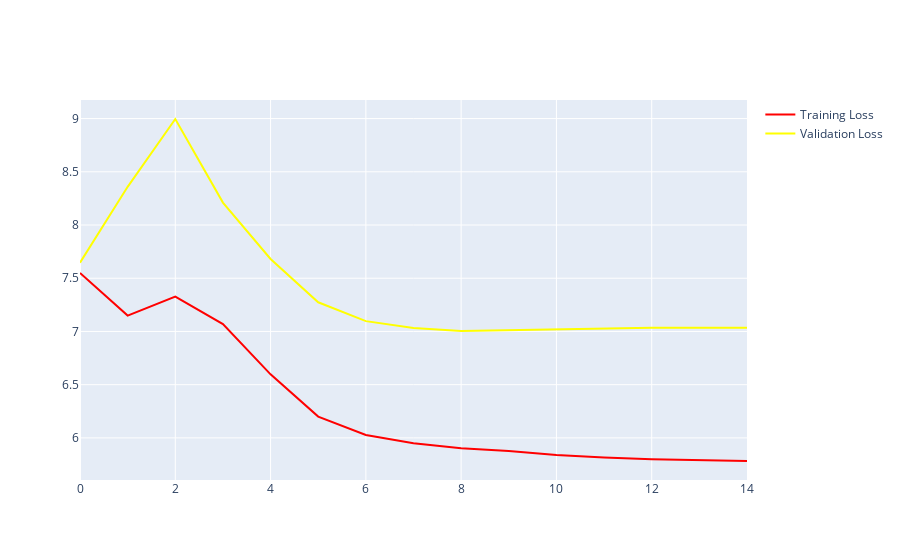

Write notebook code for a chart like this one.
### Markdown cell above
# Part 8.0 : Train/Val Loss Plot

### Code cell
training_curve = go.Scatter(
  x = torch.arange(n_epochs),
  y = TRAIN_LOSS,
  mode = 'lines',
  line = dict(color='red'),
  name = 'Training Loss'
)

valid_curve = go.Scatter(
  x = torch.arange(n_epochs),
  y = VAL_LOSS,
  mode = 'lines',
  line = dict(color='yellow'),
  name = 'Validation Loss'
)

figure = go.Figure(data=[training_curve,valid_curve])
figure.show()

### Figure 1 — Plotly figure (JSON) as saved in the notebook; plotly's stock layout.template omitted (floating-point values rounded to 4 significant figures)
{"data": [{"line": {"color": "red"}, "mode": "lines", "name": "Training Loss", "type": "scatter", "x": [0, 1, 2, 3, 4, 5, 6, 7, 8, 9, 10, 11, 12, 13, 14], "y": [7.55, 7.149, 7.328, 7.069, 6.597, 6.2, 6.028, 5.95, 5.902, 5.878, 5.84, 5.815, 5.799, 5.79, 5.783]}, {"line": {"color": "yellow"}, "mode": "lines", "name": "Validation Loss", "type": "scatter", "x": [0, 1, 2, 3, 4, 5, 6, 7, 8, 9, 10, 11, 12, 13, 14], "y": [7.646, 8.359, 8.996, 8.211, 7.681, 7.274, 7.097, 7.032, 7.004, 7.012, 7.022, 7.028, 7.034, 7.036, 7.036]}], "layout": {}}
